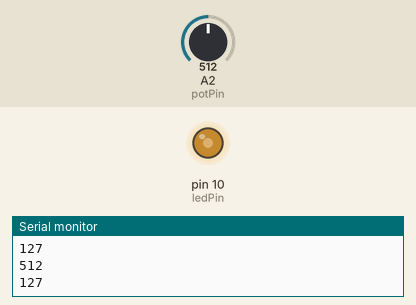
Simulated run of this sketch. Board: Arduino Uno, built with avr-gcc and run on an emulated ATmega328P. Parts: output pins drawn as LEDs (lit = HIGH), the last lines printed to the serial monitor. The test bench sets the inputs (shaded band); at power-on: A2 (potPin) = 512.

Above: at 1.2 s.
1.3 s: A2 (potPin) set to 716
At 2.5 s:
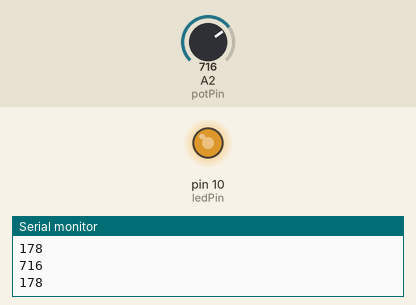
3.0 s: A2 (potPin) set to 900
At 3.8 s:
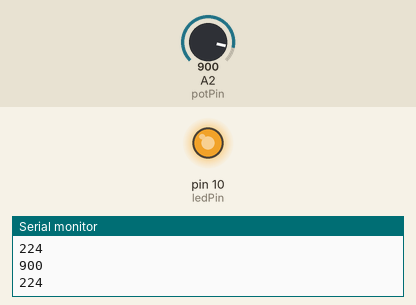
4.5 s: A2 (potPin) set to 122
At 5.0 s:
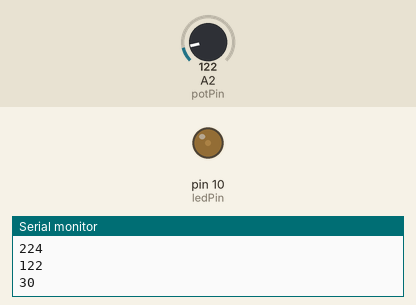
6.0 s: A2 (potPin) set to 0
At 7.2 s:
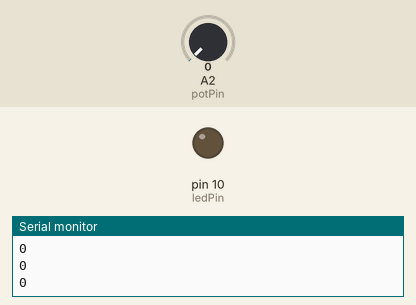
7.5 s: A2 (potPin) set to 511
At 8.6 s:
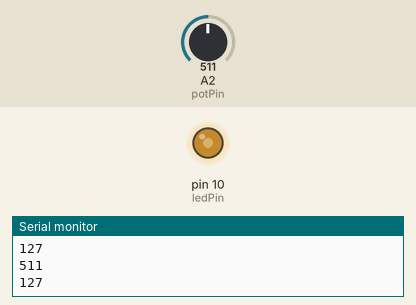
Timing chart, 0 to 10.0 s (numbered marks = the images above; inputs shaded):
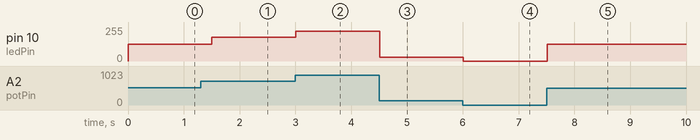

Measured:
- after the input at 1.3 s, pin 10 (ledPin): 127/255 → 178/255 after 0.20 s
- after the input at 3.0 s, pin 10 (ledPin): 178/255 → 224/255 at once
- after the input at 4.5 s, pin 10 (ledPin): 224/255 → 30/255 at once
- after the input at 6.0 s, pin 10 (ledPin): 30/255 → 0/255 at once
- after the input at 7.5 s, pin 10 (ledPin): 0/255 → 127/255 at once

The sketch:

Control_de_brillo_de_un_led.ino
```cpp
/*
 * Fundacion Kinal
 * Centro educativo tecnico laboral Kinal
 * Electronica
 * Grado: Quinto
 * Sección: A
 * Curso: Taller de electronica digital y reparación de computadoras I
 * Nombre: Wolf Salguero
 * Carnet: 2021179
 * Proyecto: Ejercicio 1 - Práctica 2
*/

//Variables
int ledPin = 10;
int dt = 300;
int potPin = A2;
int potVal;
int light;

void setup() {
Serial.begin(9600);
pinMode(ledPin, OUTPUT);
pinMode(potPin, INPUT);

}

void loop() {

potVal = analogRead(potPin);
Serial.println(potVal);
Serial.println(light);
light = map(potVal, 0, 1023, 0, 255);
analogWrite(ledPin, light );
delay(dt);
}
```
